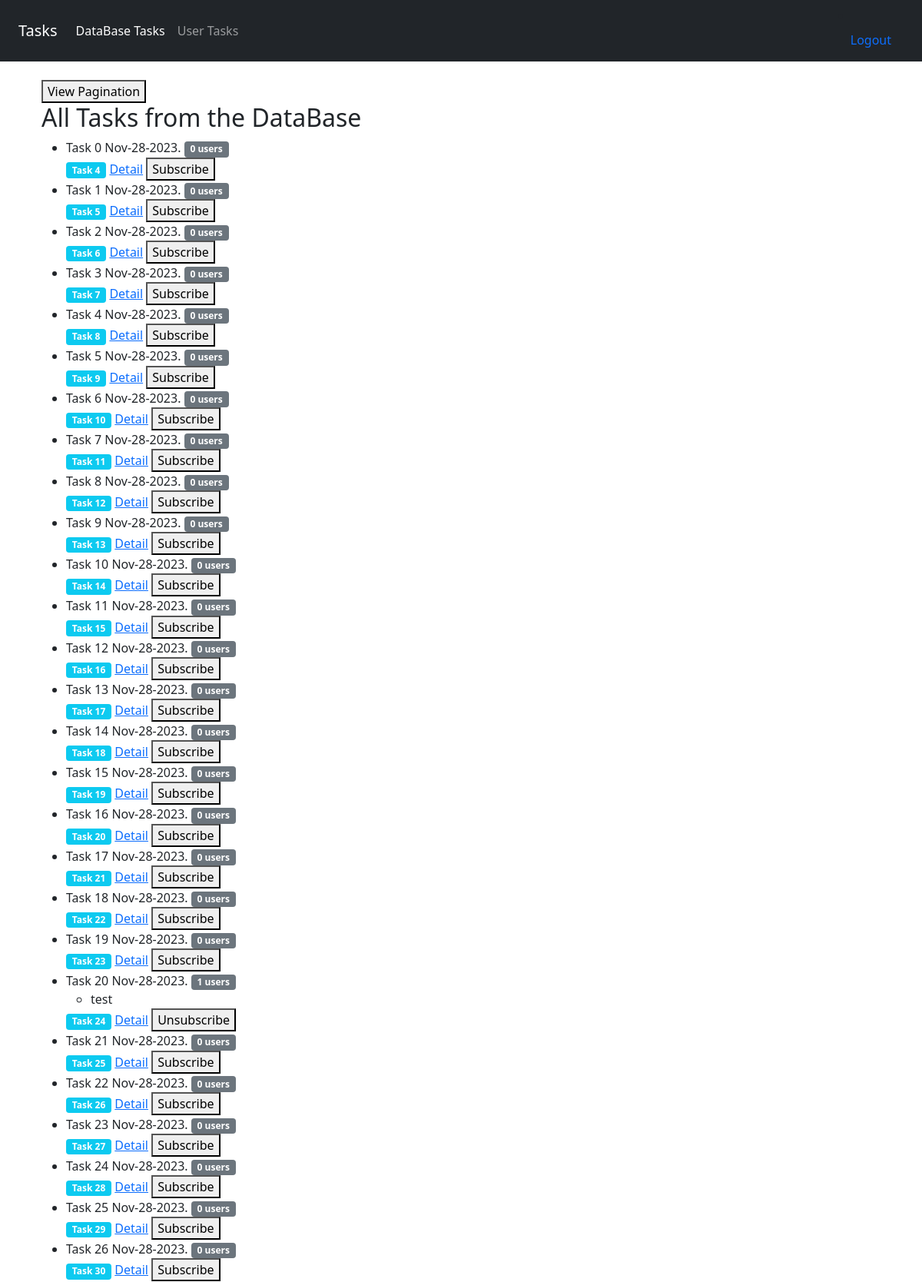
Page /db_tasks/ (signed in, upper part) on the committed database.
### firsttuto/models.py (models this page shows)
class Task(models.Model):
    description = models.CharField(max_length=20)
    users = models.ManyToManyField(User,related_name='tasks')

class User(AbstractUser):
    pass

### firsttuto/views.py (the view)
# urls.py: path('db_tasks/', views.TaskListDB.as_view(), name='db_tasks'),
class TaskListDB(LoginRequiredMixin,ListView):
    template_name = "task/tasks-db.html"
    model = Task
    context_object_name = 'tasks'
    def get_queryset(self):
        user = self.request.user
        return Task.objects.all().order_by('id')

### firsttuto/templates/task/tasks-db.html (shortened to what this page needs)
{% extends 'base.html' %}
{% block content %}
  <div class="container mt-4">
    {% if 'db_tasks_pag' not in request.path %}
    <button onclick="window.open('{% url 'db_tasks_pag' %}')" hx-trigger="click" hx-indicator="#task-list-indicator">View Pagination</button>
    {% else %}
    <button onclick="window.close()" hx-trigger="click" hx-indicator="#task-list-indicator">Exit Pagination</button>
    {% endif %}
    <div id="task-list" hx-target="#task-list">
      <h2>All Tasks from the DataBase</h2>
      <ul id="task-list-items">
        {% for task in tasks %}
          <li>
            {{ task.description}}
            <span class="badge bg-secondary">
              {{ task.users.all.count }} users
            </span>
            <ul>
              {% for user in task.users.all %}
                <li>{{ user.username }}</li>
              {% endfor %}
            </ul>
            <span class="badge bg-info">
              Task {{ task.id }}
            </span>
            <a href="{% url 'task_detail' task.id %}">Detail</a>
            <button hx-post="{% url 'toggle_task_subscription' task.id %}" hx-trigger="click" hx-indicator="#task-details-indicator">
              {% if request.user in task.users.all %}
                Unsubscribe
              {% else %}
                Subscribe
              {% endif %}
            </button>
          </li>
        {% endfor %}
      </ul>
    </div>
  </div>
{% endblock content %}

### firsttuto/templates/base.html (shortened to what this page needs)
{%load static %}
<!DOCTYPE html>
<html lang="en">
<head>
    <link rel='stylesheet' href='https://cdn.jsdelivr.net/npm/bootstrap@5.2.0/dist/css/bootstrap.min.css'>
    <link href="https://cdn.jsdelivr.net/npm/bootstrap@5.0.2/dist/css/bootstrap.min.css" rel="stylesheet">
</head>
<body hx-headers='{"X-CSRFToken": "{{ csrf_token }}"}'>
    {% include 'navbar.html' %}
    {% block content %}
    {% endblock %}
</body>
</html>

### firsttuto/templates/navbar.html (shortened to what this page needs)
<nav class="navbar navbar-expand-lg navbar-dark bg-dark">
  <div class="container-fluid">
    <a class="navbar-brand" href="/">Tasks</a>
    <div class="collapse navbar-collapse" id="navbarSupportedContent">
      <ul class="navbar-nav me-auto mb-2 mb-lg-0">
        <li class="nav-item">
          <a
            class="nav-link active"
            aria-current="page"
            href="{% url 'db_tasks' %}"
            >DataBase Tasks</a
          >
        </li>
        <li class="nav-item">
          <a class="nav-link" href="{% url 'task-list' %}">User Tasks</a>
        </li>
      </ul>
      {% if user.is_authenticated %}
      <li class="nav-item">
        <a class="nav-link" href="{% url 'logout' %}">Logout</a>
      </li>
      {% endif %}
    </div>
  </div>
</nav>

### rows in the picture
Task: description "Task 0 Nov-28-2023.", users.all.count "0", id "4", shows "Subscribe"
Task: description "Task 1 Nov-28-2023.", users.all.count "0", id "5", shows "Subscribe"
Task: description "Task 2 Nov-28-2023.", users.all.count "0", id "6", shows "Subscribe"
Task: description "Task 3 Nov-28-2023.", users.all.count "0", id "7", shows "Subscribe"
Task: description "Task 4 Nov-28-2023.", users.all.count "0", id "8", shows "Subscribe"
Task: description "Task 5 Nov-28-2023.", users.all.count "0", id "9", shows "Subscribe"
Task: description "Task 6 Nov-28-2023.", users.all.count "0", id "10", shows "Subscribe"
Task: description "Task 7 Nov-28-2023.", users.all.count "0", id "11", shows "Subscribe"
Task: description "Task 8 Nov-28-2023.", users.all.count "0", id "12", shows "Subscribe"
Task: description "Task 9 Nov-28-2023.", users.all.count "0", id "13", shows "Subscribe"
Task: description "Task 10 Nov-28-2023.", users.all.count "0", id "14", shows "Subscribe"
Task: description "Task 11 Nov-28-2023.", users.all.count "0", id "15", shows "Subscribe"
Task: description "Task 12 Nov-28-2023.", users.all.count "0", id "16", shows "Subscribe"
Task: description "Task 13 Nov-28-2023.", users.all.count "0", id "17", shows "Subscribe"
Task: description "Task 14 Nov-28-2023.", users.all.count "0", id "18", shows "Subscribe"
Task: description "Task 15 Nov-28-2023.", users.all.count "0", id "19", shows "Subscribe"
Task: description "Task 16 Nov-28-2023.", users.all.count "0", id "20", shows "Subscribe"
Task: description "Task 17 Nov-28-2023.", users.all.count "0", id "21", shows "Subscribe"
Task: description "Task 18 Nov-28-2023.", users.all.count "0", id "22", shows "Subscribe"
Task: description "Task 19 Nov-28-2023.", users.all.count "0", id "23", shows "Subscribe"
Task: description "Task 20 Nov-28-2023.", users.all.count "1", id "24", shows "Unsubscribe"
User: username "test"
Task: description "Task 21 Nov-28-2023.", users.all.count "0", id "25", shows "Subscribe"
Task: description "Task 22 Nov-28-2023.", users.all.count "0", id "26", shows "Subscribe"
Task: description "Task 23 Nov-28-2023.", users.all.count "0", id "27", shows "Subscribe"
Task: description "Task 24 Nov-28-2023.", users.all.count "0", id "28", shows "Subscribe"
Task: description "Task 25 Nov-28-2023.", users.all.count "0", id "29", shows "Subscribe"
Task: description "Task 26 Nov-28-2023.", users.all.count "0", id "30", shows "Subscribe"
